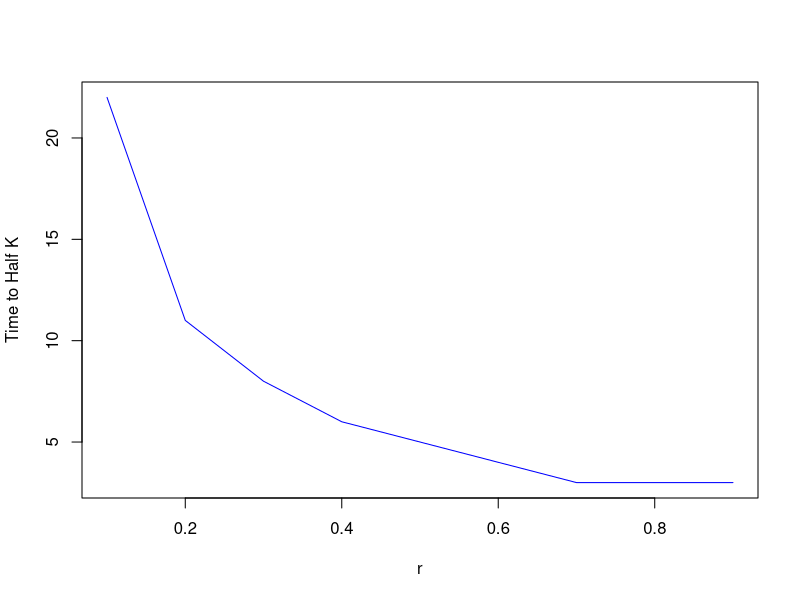
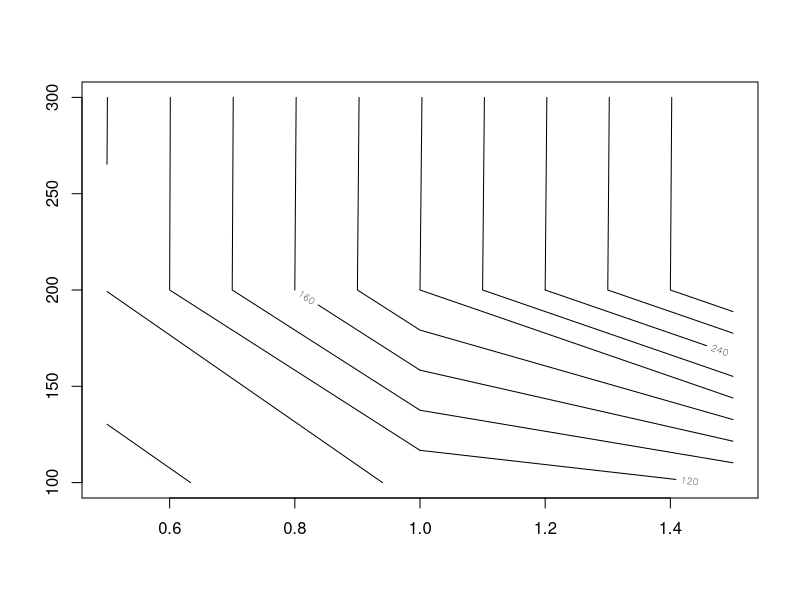
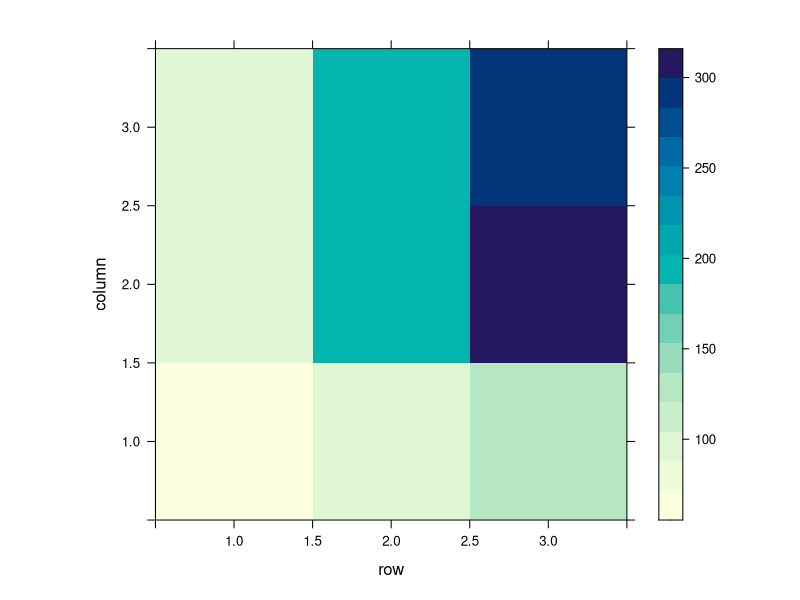

R code for these plots, in order:
#Bootcamp modeling exercises
#Assignment 2 - Ioana Anghel
#Ricker Model
###(a)

tt <- 0
N0 <- 100
rr <- 1.05
pop.size = numeric(11)
KK = 300
ttmax = 10

NN <-matrix(NA, nrow=1, ncol=ttmax+1)
NN[1] <- N0
#sets value at first point in vector

RickerFun <- function(rr,N0,KK,ttMax,PLOTFLAG=0){
  NN <- rep(NA,ttMax+1)
  NN[1] <- N0
  
  for(tt in 1:ttMax) { 
    NN[tt+1] = NN[tt]*exp(rr*(1-(NN[tt]/KK)))
  }
  
  if (PLOTFLAG==1){
    plot(1:(ttMax+1),NN, xlab = "Time",ylab="Population size", col='blue',type='l')
  }
  return(NN)
}

#to supress plot from generating whenever running the function RickerFun, 
# PLOTFLAG=number other than the default, which in this case is 1
# ex: RickerFun(1.05,100,400,50,0)

#########################################################################################
#(b)
## (rr,N0,KK,ttMax,PLOTFLAG=1)
#Population decreases to n = 0. 
# to reach zero population must have negative growth (decline)

RickerFun(-0.25,10,400,50)

#Population approaches stable equilibrium at n??? = K, without oscillations

RickerFun(0.15,10,400,50)

#Decaying oscillations around n??? = K.

RickerFun(1.5,100,400,50)

#Persistent, regular oscillations.

RickerFun(2.3,100,400,50)

#Crazy, random-looking ???uctuations (chaos).
# growth rate is so high that boom and bust cycles are not consistent
RickerFun(3,100,400,50)

#growth rate is the key driver of these patterns

#########################################################################################
#(c)

#run for loop with 6 different values 
# tt for time
# iterating over

#par(mfrow=c(3,2)) plots multiple plots on one page

par(mfrow=c(3,2))

rr <- c(-0.25,0.15,1,1.5,2.3,3)
for (ii in 1:length(rr)){
  RickerFun(rr[ii],100,400,50)
}


#########################################################################################
#(d)
##(rr,N0,KK,ttMax,PLOTFLAG=1)
nvec <- RickerFun(1.05,20,1000,50,0)
which(nvec >= 500)[1]

#when calling a specific position, put square brackets with position number after the vector

#########################################################################################
#(e)

KK <- 1000
N0 <- 100
ttMax <- 50
aa <- 0.1
rr <- seq(0.1,0.9,aa)

duration <- seq(0,ttMax,1)
TimeToHalfK <- vector('numeric',length(rr))
  
#vector of half time to carrying capacity for each of the growth rates in "duration"

for (jj in 1:length(rr)){
  nvec <- RickerFun(rr[jj],N0,KK,ttMax)
   vec <- which(nvec >= KK/2)[1]
   TimeToHalfK[jj] <- duration[vec]
}
par(mfrow=c(1,1))

plot(rr,TimeToHalfK, xlab = "r",ylab="Time to Half K", col='blue',type='l')

#########################################################################################
#(f)

#
#initialize inputs for new vectors KK & rr; also initalize N0 & ttMax
#   create blank vector for population number outputs with length equal to number of combinations of KK x rr
#   initalize Ricker function at 0, so that you can increment it inside of the loop
#output a matrix of the population at each combination of KK & rr
#   write a nested for loop to run through all of the possibilies of rr, with all of the possibilities of KK
#   inside of the nested loop increment Ricker function
#   run RickerFun function with the variables at rr[jj] and KK[ii], returns NN 
#   place outputs of RickerFun into the popMatrix created earlier


#########################################################################################
#(g)

rr <- c(0.5,1.0,1.5)
KK <- c(100,200,300)
N0 <- 2
ttMax <- 10 

#nested loop
#run Ricker last because NN will be the output 
#cycle to all other functions first

popMatrix <- matrix(nrow = length(KK),ncol = length(rr))

for(ii in 1:length(KK)){
  for(jj in 1:length(rr)){
    nvec <- RickerFun(rr[jj],N0,KK[ii],ttMax)
    popMatrix[ii,jj] <- nvec[ttMax]
    #popMatrix[Rickers] = RickerFun(rr[jj],N0,KK[ii],ttMax)
#how to have RickerFun output save into popMatrix, and increment popMatrix index? 
   # popMatrix[Rickers] = RickerFun()
  }
}
#outputs the matrix
popMatrix

# check thar Ricker fun is running correctly
RickerFun(rr[3],N0,KK[2],10)

contour(x = seq(min(rr), max(rr), length.out = nrow(popMatrix)),
        y = seq(min(KK), max(KK), length.out = ncol(popMatrix)),
        z = popMatrix)
#OR
library("lattice")
levelplot(popMatrix)

